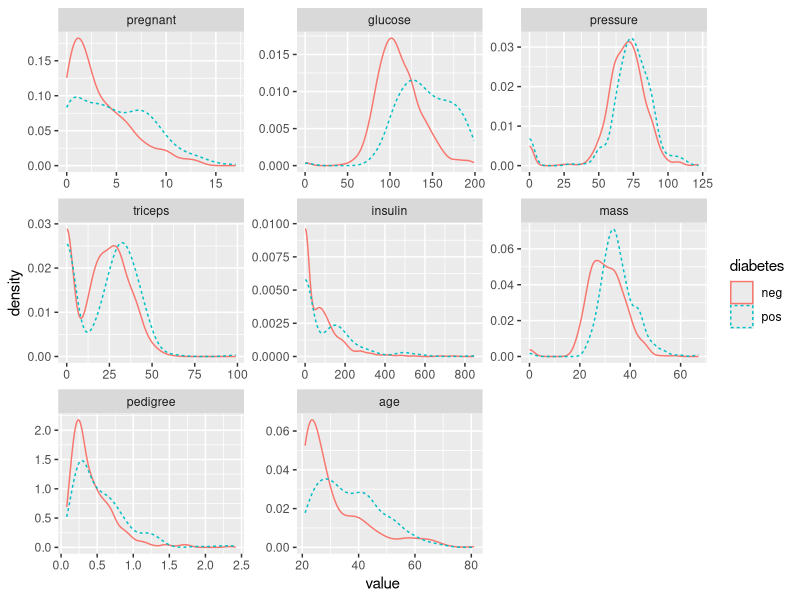
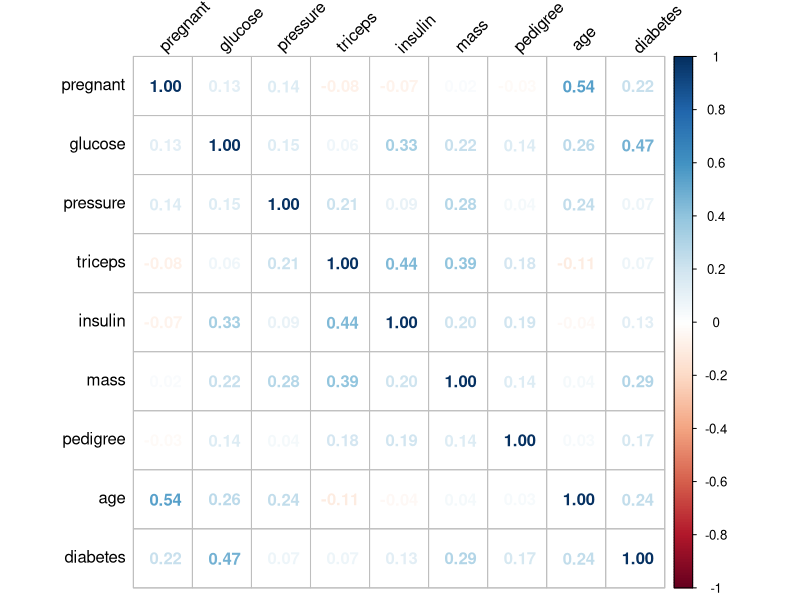
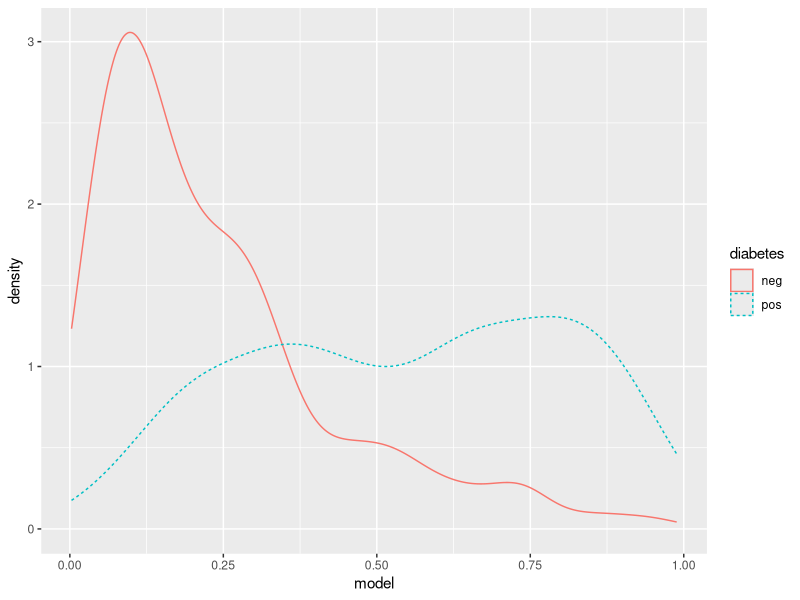
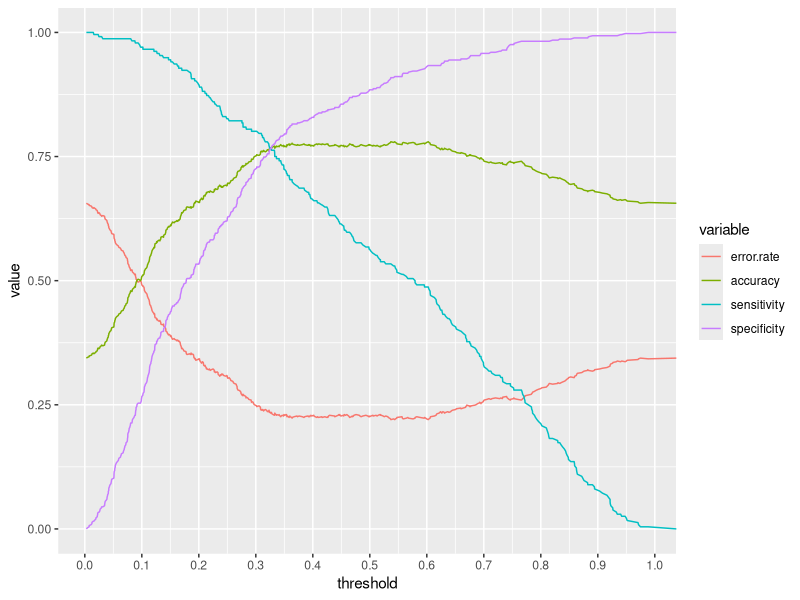
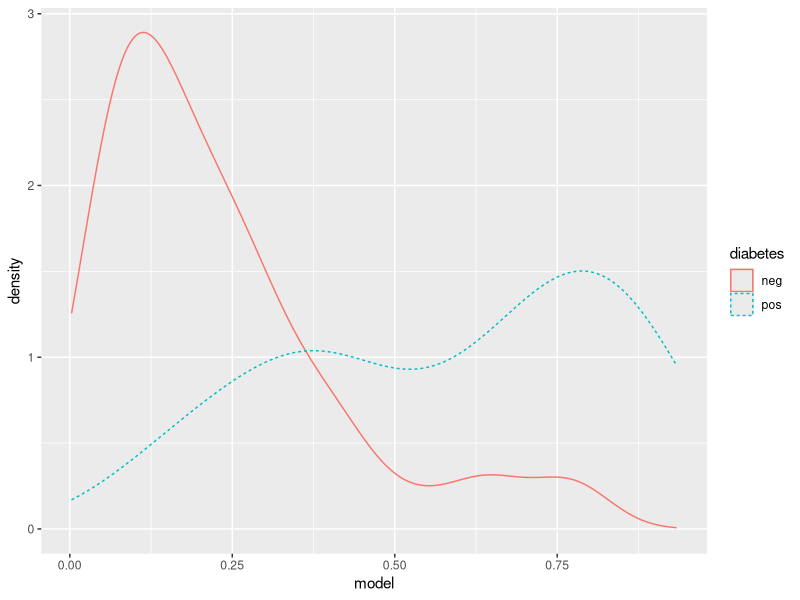

Recreate these plots in R, in order.
## ---- chunk 1
knitr::opts_chunk$set(echo = TRUE)
## ---- chunk 2
# load needed libraries
suppressMessages(library(ggplot2))
suppressMessages(library(corrplot))
suppressMessages(library(mlbench))
suppressMessages(library(caret))
suppressMessages(library(reshape2))
suppressMessages(library(dplyr))
suppressMessages(library(ROCR))
## ---- chunk 3
data("PimaIndiansDiabetes")
head(PimaIndiansDiabetes)
str(PimaIndiansDiabetes)
with(PimaIndiansDiabetes, table(diabetes))
## ---- chunk 4
melted <- melt(PimaIndiansDiabetes, id.var = 'diabetes')
ggplot(melted, aes(x = value, color = diabetes, linetype = diabetes)) +
  geom_density() + facet_wrap(~ variable, scales = 'free')
## ---- chunk 5
cor_mat <- cor(
  within(PimaIndiansDiabetes, 
         diabetes <- as.numeric(diabetes))) %>%
  round(digits = 2)
corrplot(cor_mat, method = 'number',
         tl.srt = 45, tl.col = 'black')
## ---- chunk 6
glm_all <- glm(diabetes ~ ., data = PimaIndiansDiabetes,
    family = binomial(link = 'logit'))
summary(glm_all)
## use of varImp function from caret to inspect the important variables
varImp(glm_all)
## ---- chunk 7
auc <- function(model, outcome) { 
  per <- performance(prediction(model, outcome == 'pos'),
                     "auc")
  as.numeric(per@y.values)
}

set.seed(13)
PimaIndiansDiabetes$split <- runif(nrow(PimaIndiansDiabetes))
training <- subset(PimaIndiansDiabetes, split <= 0.9)
test <- subset(PimaIndiansDiabetes, split > 0.9)
vars <- c('pregnant', 'glucose', 'pressure', 'mass', 'pedigree')

glm_model <- glm(diabetes ~ ., 
                 data = training[, c('diabetes', vars)],
                 family = binomial(link = 'logit')
                   )
summary(glm_model)
## ---- chunk 8
training$model <- predict(glm_model, training[, c('diabetes', vars)],
                          type = 'response')
ggplot(training, aes(x = model, color = diabetes, 
                     linetype = diabetes)) +
  geom_density() 
## ---- chunk 9
pred_object <- prediction(training$model, training$diabetes)
perf_object <- performance(pred_object, "sens", "spec")
sensitivity <- perf_object@y.values[[1]]
specificity <- perf_object@x.values[[1]]
acc <- performance(pred_object, "acc")
accuracy <- acc@y.values[[1]]
error.rate <- 1 - accuracy
threshold <- acc@x.values[[1]]
errors <- data.frame(cbind(threshold, 
                           cbind(error.rate, 
                                 cbind(accuracy, 
                                       cbind(sensitivity, specificity)))))

error.data <- melt(errors, id.vars = "threshold")
ggplot(error.data, aes(x = threshold, y = value, 
                       col = variable)) + 
  geom_line() + scale_x_continuous(breaks = seq(0.0, 1, 0.1))
## ---- chunk 10
with(training, mean(diabetes == ifelse(
  model >= 0.32, 'pos', 'neg'
)))
auc(training$model, training$diabetes)
## ---- chunk 11
test$model <- predict(glm_model, test[, c('diabetes', vars)],
                      type = 'response')
ggplot(test, aes(x = model, color = diabetes, 
                     linetype = diabetes)) +
  geom_density() 
with(test, mean(diabetes == ifelse(
  model >= 0.32, 'pos', 'neg'
)))
auc(test$model, test$diabetes)
